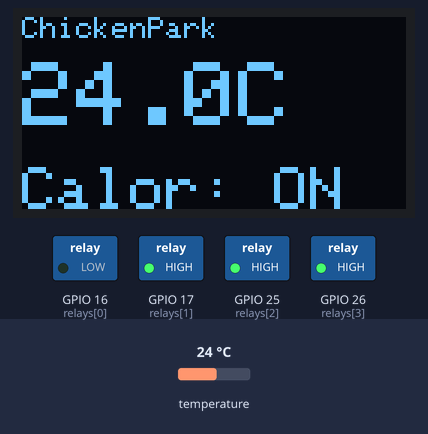
Bench run of a sketch on a simulated ESP32. Parts: 128×64 one-colour display, switched loads named in the sketch (green lamp = pin HIGH). Inputs (shaded band) come from the test bench; at power-on: temperature 24 °C. WiFi joins after 1.5 s; servers stay silent unless stated; the local clock reads 2024-03-15 10:24:30 at power-on unless the sketch sets it; EEPROM starts erased; no MQTT or app messages arrive unless stated; what the sketch prints to the serial monitor is not drawn.

Above: at 6.3 s.
6.4 s: temperature set to 36.4 °C
At 11.9 s:
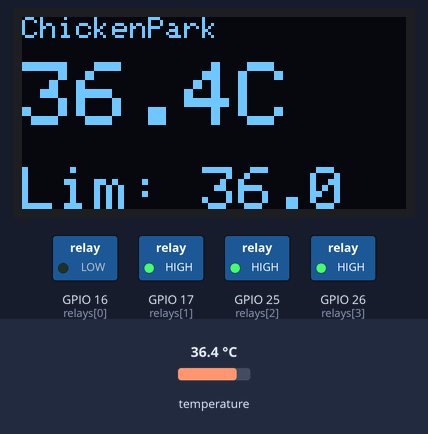
12.2 s: temperature set to 37.6 °C
At 21.9 s:
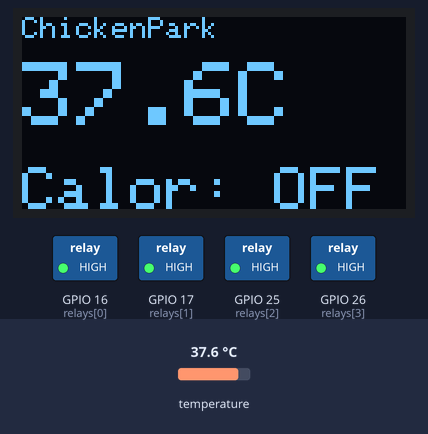
22.2 s: temperature set to 41 °C
At 32.2 s:
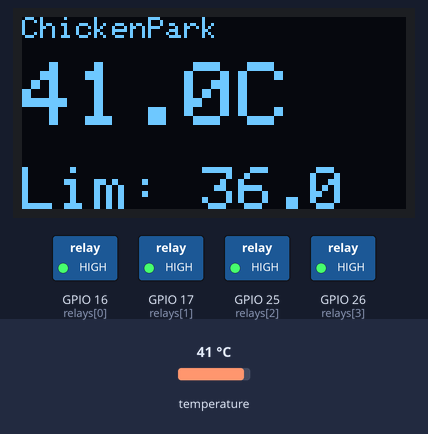
Timing chart, 0 to 33.7 s (numbered marks = the images above; inputs shaded):
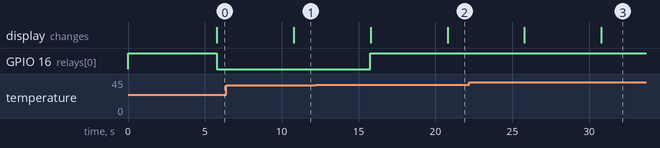

The sketch:

ChickenParkEsp32.ino
```cpp
#include <WiFi.h>
#include <Wire.h>
#include <Adafruit_GFX.h>
#include <Adafruit_SSD1306.h>
#include <OneWire.h>
#include <DallasTemperature.h>
#include <EEPROM.h>
#include <PubSubClient.h>
#include <WebServer.h>
#include <TimeLib.h>
#include <time.h>

// ===================== REDE =====================
#define USE_DEV_NETWORK 0   // 0 = rede final, 1 = rede dev/teste

#if USE_DEV_NETWORK
const char* ssid = "Quintinha_Dos_Lirios_Sala";
const char* password = "!fsnunes2020!";
IPAddress localIP(192,168,0,33);
IPAddress gateway(192,168,0,1);
IPAddress subnet(255,255,255,0);
IPAddress dns(192,168,0,1);
const char* mqttServer = "192.168.0.7";
#else
const char* ssid = "QuintinhaDosLirios";
const char* password = "Lirios!2025#";
IPAddress localIP(192,168,1,33);
IPAddress gateway(192,168,1,254);
IPAddress subnet(255,255,255,0);
IPAddress dns(192,168,1,254);
const char* mqttServer = "192.168.1.50";
#endif

// ===== HARDWARE =====
#define ONE_WIRE_BUS 27
const int relays[] = {16,17,25,26};
const int numRelays = 4;

// ===== EEPROM =====
#define EEPROM_SETP_ADDR 0
#define EEPROM_HYST_ADDR 10
float setPoint, hysteresis;
float maxSafetyTemp = 40.0;
float minHysteresis = 0.1;
float maxHysteresis = 5.0;
float currentTemp;
bool relayState[4] = {false,false,false,false};

// ===== MQTT =====
const int mqttPort = 1883;
const char* mqttUser = "termosifao";
const char* mqttPass = "Kusku2026";

const uint16_t MQTT_KEEPALIVE_SEC = 30;
const uint16_t MQTT_SOCKET_TIMEOUT_SEC = 10;
const unsigned long MQTT_RETRY_BASE = 5000;
const unsigned long MQTT_RETRY_MAX  = 60000;

unsigned long lastMqttAttempt = 0;
unsigned long mqttRetryInterval = MQTT_RETRY_BASE;

WiFiClient wifiClient;
PubSubClient mqttClient(wifiClient);

// ===== OLED =====
#define SCREEN_WIDTH 128
#define SCREEN_HEIGHT 64
#define OLED_RESET -1
#define SCREEN_ADDRESS 0x3C
Adafruit_SSD1306 display(SCREEN_WIDTH, SCREEN_HEIGHT, &Wire, OLED_RESET);

// ===== SENSORES =====
OneWire oneWire(ONE_WIRE_BUS);
DallasTemperature sensors(&oneWire);

// ===== WEB SERVER =====
WebServer server(80);

// ===== BUFFERS =====
char msg[256];
char msgLong[256];

// ===== FLAGS =====
bool wifiReady = false;
bool mqttReady = false;
bool webReady = false;
bool ntpReady = false;

// ===== TIMERS =====
unsigned long lastWiFiAttempt = 0;
unsigned long lastNtpAttempt = 0;
unsigned long lastTempRead = 0;

const unsigned long WIFI_RETRY_INTERVAL = 30000;
const unsigned long NTP_RETRY_INTERVAL = 60000;
const unsigned long TEMP_READ_INTERVAL = 5000;

// =============================================================
// DISPLAY
// =============================================================
void showSplashScreen(){
    display.clearDisplay();
    display.setTextColor(SSD1306_WHITE);
    display.setTextSize(2);
    display.setCursor(10,10);
    display.println(F("ChickenPark"));
    display.setTextSize(1);
    display.setCursor(30,40);
    display.println(F("Iniciando..."));
    display.display();
    delay(1500);
}

void showMainScreen(float temp,bool relayOn){
    display.clearDisplay();
    display.setTextColor(SSD1306_WHITE);

    display.setTextSize(1);
    display.setCursor(0,0);
    display.println(F("ChickenPark"));

    display.setTextSize(3);
    display.setCursor(0,15);
    display.print(temp,1);
    display.println("C");

    display.setTextSize(2);
    display.setCursor(0,50);


    if ((millis() / 2000) % 2 == 0)
    {
        display.print(F("Calor: "));
        display.println(relayOn ? F("ON") : F("OFF"));
    }
    else
    {
        display.print(F("Lim: "));
        display.println(String(setPoint,1));
    }

    display.display();
}

// =============================================================
// LOG COM TIMESTAMP
// =============================================================
void logPrint(const char* str){
    snprintf(msgLong,256,"%04d-%02d-%02d %02d:%02d:%02d | %s",
             year(now()),month(now()),day(now()),
             hour(now()),minute(now()),second(now()),
             str);
    Serial.println(msgLong);
}

// =============================================================
// WEB
// =============================================================
void handleWebRoot(){

    // ===== SETPOINT =====
    if(server.hasArg("temp")){
        String s = server.arg("temp");
        if(s.length() > 0){
            float newSet = s.toFloat();
            if(newSet>=10 && newSet<=40){
                setPoint=newSet;
                EEPROM.put(EEPROM_SETP_ADDR,setPoint);
                EEPROM.commit();
                logPrint("Novo setpoint guardado (WEB)");
            } else logPrint("Setpoint WEB fora de limites");
        } else logPrint("Setpoint WEB vazio ignorado");
    }

    // ===== HISTERESIS =====
    if(server.hasArg("hyst")){
        String s = server.arg("hyst");
        if(s.length() > 0){
            float newHyst = s.toFloat();
            if(newHyst>=minHysteresis && newHyst<=maxHysteresis){
                hysteresis=newHyst;
                EEPROM.put(EEPROM_HYST_ADDR,hysteresis);
                EEPROM.commit();
                logPrint("Nova hysterese guardada (WEB)");
            } else logPrint("Histerese WEB fora de limites");
        } else logPrint("Histerese WEB vazia ignorada");
    }

    String html = "<!DOCTYPE HTML><html><h1>ChickenPark</h1>";
    html += "<p>Temperatura: "+String(currentTemp,1)+" C</p>";
    html += "<p>Setpoint: "+String(setPoint,1)+" C</p>";
    html += "<p>Histerese: "+String(hysteresis,1)+" C</p>";
    html += "<p>Calor: "+String(relayState[0]?"ON":"OFF")+"</p>";
    html += "<form method='get'>";
    html += "Novo setpoint: <input name='temp' type='number' step='0.1'><br>";
    html += "Nova hysterese: <input name='hyst' type='number' step='0.1'><br>";
    html += "<input type='submit' value='Alterar'></form>";
    html += "</html>";

    server.send(200,"text/html",html);
}

// =============================================================
// BUILD TIME FALLBACK
// =============================================================
time_t getBuildTimeEpoch(){
    tmElements_t tm;
    const char monthNames[]="JanFebMarAprMayJunJulAugSepOctNovDec";
    char monthStr[4];
    memcpy(monthStr,__DATE__,3);
    monthStr[3]='\0';

    tm.Month=(strstr(monthNames,monthStr)-monthNames)/3+1;
    tm.Day=atoi(__DATE__+4);
    tm.Year=CalendarYrToTm(atoi(__DATE__+7));
    tm.Hour=atoi(__TIME__);
    tm.Minute=atoi(__TIME__+3);
    tm.Second=atoi(__TIME__+6);
    return makeTime(tm);
}

// =============================================================
// MQTT CALLBACK
// =============================================================
void mqttCallback(char* topic, byte* payload, unsigned int length) {

    char buffer[64];
    if (length >= sizeof(buffer)) length = sizeof(buffer) - 1;

    memcpy(buffer, payload, length);
    buffer[length] = '\0';

    String value = String(buffer);

    if (String(topic) == "chickenpark/newsetpoint") {
        float v = value.toFloat();
        if (v >= 10 && v <= 40) {
            setPoint = v;
            EEPROM.put(EEPROM_SETP_ADDR,setPoint);
            EEPROM.commit();
            snprintf(msg,256,"New setpoint value received via MQT: %.1f", setPoint);
            logPrint(msg);
        }
    }

    if (String(topic) == "chickenpark/newhysteresis") {
        float v = value.toFloat();
        if (v >= minHysteresis && v <= maxHysteresis) {
            hysteresis = v;
            EEPROM.put(EEPROM_HYST_ADDR,hysteresis);
            EEPROM.commit();
            snprintf(msg,256,"New histerese value received via MQTT: %.1f", hysteresis);
            logPrint(msg);
        }
    }
}

// =============================================================
// MQTT CONNECT
// =============================================================
void ensureMqttConnected(unsigned long now) {

    if (!wifiReady) return;

    if (mqttClient.connected()) {
        mqttReady = true;
        mqttRetryInterval = MQTT_RETRY_BASE;
        return;
    }

    if (now - lastMqttAttempt < mqttRetryInterval) return;

    lastMqttAttempt = now;
    logPrint("Tentando ligar MQTT...");

    bool ok = mqttClient.connect(
        "ChickenParkESP",
        mqttUser,
        mqttPass,
        "chickenpark/status",
        1,
        true,
        "offline"
    );

    if (ok) {
        mqttReady = true;
        mqttRetryInterval = MQTT_RETRY_BASE;

        mqttClient.publish("chickenpark/status","online",true);
        mqttClient.subscribe("chickenpark/newsetpoint");
        mqttClient.subscribe("chickenpark/newhysteresis");

        logPrint("MQTT conectado com sucesso");
    } else {
        mqttReady = false;
        snprintf(msg,256,"Falha MQTT: %d",mqttClient.state());
        logPrint(msg);

        mqttRetryInterval *= 2;
        if (mqttRetryInterval > MQTT_RETRY_MAX)
            mqttRetryInterval = MQTT_RETRY_MAX;
    }
}

// =============================================================
// SETUP
// =============================================================
void setup(){
    Serial.begin(115200);

    EEPROM.begin(512);

    EEPROM.get(EEPROM_SETP_ADDR,setPoint);
    if(isnan(setPoint) || setPoint<10 || setPoint>40){
        logPrint("Setpoint invalido na EEPROM, usando default");
        setPoint=36.0;
        EEPROM.put(EEPROM_SETP_ADDR,setPoint);
        EEPROM.commit();
    } else {
        snprintf(msg,128,"Setpoint carregado da EEPROM: %.2f",setPoint);
        logPrint(msg);
    }

    EEPROM.get(EEPROM_HYST_ADDR,hysteresis);
    if(isnan(hysteresis) || hysteresis<minHysteresis || hysteresis>maxHysteresis){
        logPrint("Histerese invalida na EEPROM, usando default");
        hysteresis=1.0;
        EEPROM.put(EEPROM_HYST_ADDR,hysteresis);
        EEPROM.commit();
    } else {
        snprintf(msg,128,"Histerese carregada da EEPROM: %.2f",hysteresis);
        logPrint(msg);
    }

    for(int i=0;i<numRelays;i++){
        pinMode(relays[i],OUTPUT);
        digitalWrite(relays[i],HIGH);
    }

    sensors.begin();

    if(!display.begin(SSD1306_SWITCHCAPVCC,SCREEN_ADDRESS)){
        Serial.println(F("Falha OLED"));
        for(;;);
    }

    showSplashScreen();

    WiFi.config(localIP,dns,gateway,subnet);
    WiFi.begin(ssid,password);

    mqttClient.setServer(mqttServer, mqttPort);
    mqttClient.setCallback(mqttCallback);
    mqttClient.setKeepAlive(MQTT_KEEPALIVE_SEC);
    mqttClient.setSocketTimeout(MQTT_SOCKET_TIMEOUT_SEC);

    setTime(getBuildTimeEpoch());
    logPrint("Tentando conectar Wi-Fi...");
}

// =============================================================
// LOOP
// =============================================================
void loop(){
    unsigned long now = millis();

    // ================= TEMPERATURA =================
    if(now - lastTempRead >= TEMP_READ_INTERVAL){
        lastTempRead = now;

        sensors.requestTemperatures();
        currentTemp = sensors.getTempCByIndex(0);

        if(currentTemp==-127.0 || currentTemp>maxSafetyTemp){
            digitalWrite(relays[0], HIGH);
            relayState[0]=false;
            logPrint("ALERTA: temperatura fora de limites");
        } else {
            if(!relayState[0] && currentTemp<setPoint){
                digitalWrite(relays[0],LOW);
                relayState[0]=true;
            }
            if(relayState[0] && currentTemp>=(setPoint+hysteresis)){
                digitalWrite(relays[0],HIGH);
                relayState[0]=false;
            }
        }

        showMainScreen(currentTemp, relayState[0]);

        snprintf(msg,256,"Temp: %.1f | Calor: %s",
                 currentTemp,
                 relayState[0]?"ON":"OFF");
        logPrint(msg);

        if (mqttClient.connected() && currentTemp > 0){
            dtostrf(currentTemp,4,2,msg);
            mqttClient.publish("chickenpark/temperatura",msg);

            dtostrf(setPoint,4,2,msg);
            mqttClient.publish("chickenpark/setpoint",msg);

            sprintf(msg, "%d", relayState[0]);
            mqttClient.publish("chickenpark/relay1", msg);

            dtostrf(hysteresis,4,2,msg);
            mqttClient.publish("chickenpark/hysteresis",msg);

            dtostrf((float)millis(),8,0,msg);
            mqttClient.publish("chickenpark/uptime_ms",msg);
        }
    }

    // ================= WIFI =================
    static bool lastWifiState = false;
    bool currentWifiState = (WiFi.status() == WL_CONNECTED);

    if(currentWifiState && !lastWifiState){
        wifiReady=true;
        ntpReady=false;
        logPrint("Wi-Fi conectado com sucesso");
    }

    if(!currentWifiState && lastWifiState){
        wifiReady=false;
        mqttReady=false;
        logPrint("Wi-Fi perdeu ligação");
    }

    lastWifiState = currentWifiState;

    // ================= MQTT =================
    ensureMqttConnected(now);
    if (wifiReady) mqttClient.loop();

    // ================= WEB =================
    if(wifiReady && !webReady){
        server.on("/",handleWebRoot);
        server.begin();
        webReady=true;
        logPrint("Webserver iniciado");
    }
    if(webReady) server.handleClient();

    // ================= NTP =================
    if(wifiReady && !ntpReady && now - lastNtpAttempt > NTP_RETRY_INTERVAL){
        lastNtpAttempt = now;
        configTime(0,0,"pt.pool.ntp.org");
        struct tm timeinfo;
        if(getLocalTime(&timeinfo)){
            tmElements_t tmElem;
            tmElem.Second = timeinfo.tm_sec;
            tmElem.Minute = timeinfo.tm_min;
            tmElem.Hour   = timeinfo.tm_hour;
            tmElem.Day    = timeinfo.tm_mday;
            tmElem.Month  = timeinfo.tm_mon + 1;
            tmElem.Year   = CalendarYrToTm(timeinfo.tm_year + 1900);

            setTime(makeTime(tmElem));
            ntpReady = true;
            logPrint("Hora NTP sincronizada com sucesso");
        } else {
            logPrint("Falha NTP, tentaremos mais tarde");
        }
    }
}
```

Measured:
- the behaviour switches between 36.9 and 37 °C on temperature (found by bisection; images 1 and 2)
- after the input at 6.4 s, the display: changes after 4.4 s (image 1)
- after the input at 12.2 s, GPIO 16 (relays[0]): LOW → HIGH after 3.6 s; the display: first changes after 3.6 s (image 2 shows a later state)
- after the input at 22.2 s, the display: first changes after 3.6 s (image 3 shows a later state)
